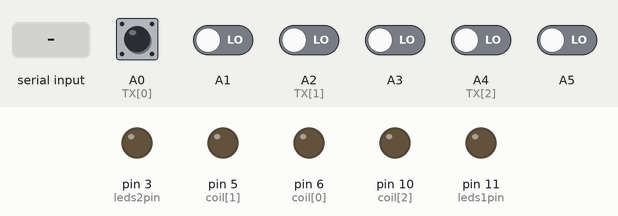
A sketch run on a simulated Arduino Uno, built with avr-gcc and run on an emulated ATmega328P. Parts: output pins drawn as LEDs (lit = HIGH). The test bench sets the inputs (shaded band); at power-on: A0 (TX[0]) HIGH, A1, A2 (TX[1]), A3, A4 (TX[2]), A5 LOW.

Above: at 1.2 s.
1.3 s: "30,150\n" received over the second serial link
At 1.9 s:
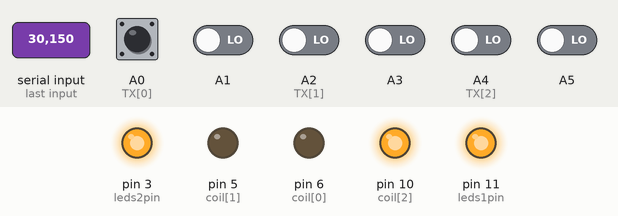
2.8 s: "90,45\n" received over the second serial link
4.3 s: "90\n" received over the second serial link
At 4.6 s:
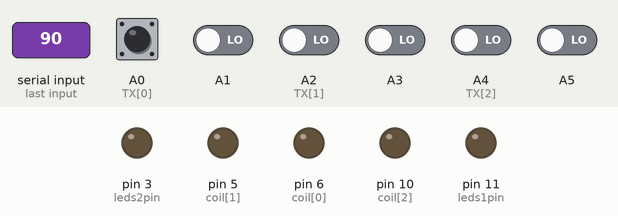
Timing chart, 0 to 7.3 s (numbered marks = the images above; inputs shaded):
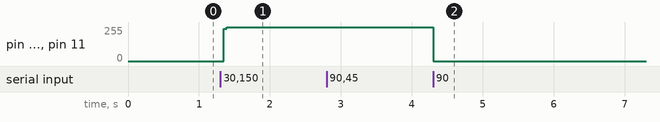

Measured:
- after the input at 1.3 s, pin 3 (leds2pin), pin 10 (coil[2]), pin 11 (leds1pin): 0/255 → 255/255 after 0.05 s
- after the input at 4.3 s, pin 3 (leds2pin), pin 10 (coil[2]), pin 11 (leds1pin): 255/255 → 0/255 at once

The sketch:

PartA.ino
```cpp
#include <SoftwareSerial.h>

#define NUM_CONN 3
SoftwareSerial* bus[NUM_CONN];
int RX[NUM_CONN] = {A1, A3, A5};
int TX[NUM_CONN] = {A0, A2, A4};
int coil[NUM_CONN] = {6, 5, 10};
volatile uint8_t *rxPortRegister[NUM_CONN];
uint8_t rxBitMask[NUM_CONN];

#define leds1pin 11
#define leds2pin 3

int activeBus = -1;

unsigned long listenStartTime = 0;
#define listenTimeout 20

#define SERIAL_DEBUG false

// #define MAX_WRITES 5
// int writeCounter = 0;

void setup(){
  for (int i=0; i<NUM_CONN; i++) {
    bus[i] = new SoftwareSerial(RX[i], TX[i]);
    bus[i]->begin(115200); //(9600); //1200
    pinMode(coil[i], OUTPUT);

    uint8_t port = digitalPinToPort(RX[i]);
    rxPortRegister[i] = portInputRegister(port);
    rxBitMask[i] = digitalPinToBitMask(RX[i]);
  }

  pinMode(leds1pin, OUTPUT);
  pinMode(leds2pin, OUTPUT);
  digitalWrite(leds1pin, LOW);
  digitalWrite(leds2pin, LOW);

  Serial.begin(9600);
}

void loop(){
  if (activeBus==-1) {
    for (int i=0; i<NUM_CONN; i++) {
      if (!rxRead(i)) {
        setActiveBus(i);
      }
    }
  }
  else {
    readActiveBus();
  }
  if(Serial.available()){
    int index = int(Serial.read())-48;
    // writeCounter = 0;
    txWrite(0, index);
  }
}

uint8_t rxRead(int index) {
  return *rxPortRegister[index] & rxBitMask[index];
}

void setActiveBus(int index) {
  if(SERIAL_DEBUG) {
    Serial.print("l");
    Serial.println(index);
  }
  activeBus = index;
  listenStartTime = millis();
  bus[index]->listen();
}

void readActiveBus() {
  while(bus[activeBus]->available()) {
    if(SERIAL_DEBUG) {
      Serial.print("a");
      Serial.println(activeBus);
    }
    int index = int(bus[activeBus]->read());
    if(index != 0) {
      // Serial.println(index);
      toggleCoil(activeBus);
      int targetBus = activeBus+1;
      if(targetBus > NUM_CONN-1) {
        targetBus=0;
        toggleLeds();
      }
      txWrite(targetBus,index);
      // since we're only sending one thing, after reading it we start checking other ports again
      activeBus = -1;
      break;
    }
  }
  if (millis()-listenStartTime > listenTimeout) {
    if(SERIAL_DEBUG) {
      Serial.print("t");
      Serial.println(activeBus);
    }
    activeBus = -1;
  }
}

void txWrite(int index, int value) {
  // writeCounter++;
  // if(writeCounter < MAX_WRITES) return;
  if(SERIAL_DEBUG) {
    Serial.print("w");
    Serial.println(index);
  }
  // begin with pulse so other side can start listening
  digitalWrite(TX[index], LOW);
  delay(2);
  digitalWrite(TX[index], HIGH);
  bus[index]->write(value);
}

void toggleCoil(int index) {
  digitalWrite(coil[index], !digitalRead(coil[index]));
}
void toggleLeds() {
  digitalWrite(leds1pin, !digitalRead(leds1pin));
  digitalWrite(leds2pin, !digitalRead(leds2pin));
}
```
